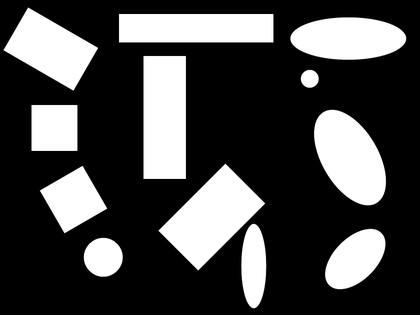
%> input picture Lab/Lab4/shapes.png, 420 x 315 px, shrunk from 960 x 720 before the run
$ octave Lab4.m   (GNU Octave 9; MATLAB toolbox functions it lacks are replaced by stand-ins)
%> lines starting %> are read from the running program, lines starting %| are printed output that depends on the picture
clear;
clc;
img=imread('shapes.png');
%> img is the input picture: size 315x420 uint8; min 0, max 255, mean 72.4
[components,count]=bwlabel(img,8);
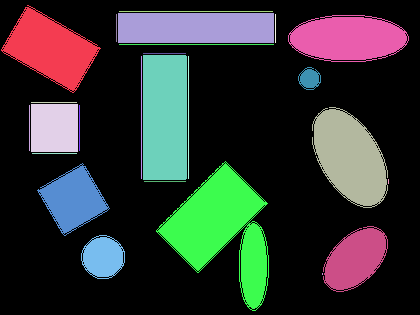
%> components: size 315x420 double; 26 distinct labels, from 0 to 25; one colour per label, 0 black
%> count = 25

for k=1:count
    N = length(find(components==k));
    [r,c] = find(components == k);          % for region 1, for example.
    cMean = mean(c); 		 		% To find the column mean.
    rMean = mean(r);
    cNorm = c-cMean;				% Subtracts the mean from the whole array
    rNorm = r-rMean;
    cNormSquared = (cNorm).^2;		% Squares the whole array at once
    rNormSquared = (rNorm).^2;
    crNormSquared = (cNorm).*(rNorm);
    csumSquared = sum(cNormSquared);	% Finds the sum of the given array
    rsumSquared = sum(rNormSquared);
    crsumSquared = sum(crNormSquared);
    a(1,1) = csumSquared / N;
    a(1,2) = crsumSquared / N;
    a(2,2) = rsumSquared / N;
    a(2,1) = a(1,2);

    [eigen_vector,eigen_value]=eig(a);
    elongation(k)=sqrt(max(eigen_value(1,1),eigen_value(2,2))/min(eigen_value(1,1),eigen_value(2,2)));
    p=bwtraceboundary(img,[r(1) c(1)],'e',8);
    perimeter(k)=sqrt((p(length(p),1)-p(1,1))^2+(p(length(p),2)-p(1,2))^2);
    for i=2:length(p)
        perimeter(k)=perimeter(k)+sqrt((p(i,1)-p(i-1,1))^2+(p(i,2)-p(i-1,2))^2);
    end
    circ(k)=perimeter(k)^2/N;
end
%> this loop made 25 passes
%> (N, cMean, rMean, csumSquared, rsumSquared, crsumSquared, eigen_vector, eigen_value) on passes 1 to 6: (4421, 51.25, 49.56, 2234714.2, 1417057.6, 701273.6, [0.498 -0.867; -0.867 -0.498], [229.4 0; 0 596.6]), (46, 30, 128.5, 0, 8107.5, 0, [1 0; 0 1], [0 0; 0 176.2]), (46, 54.5, 103, 8107.5, 0, 0, [0 1; 1 0], [0 0; 0 176.2]), (2256, 55, 128.5, 415104, 432964, 0, [1 0; 0 1], [184 0; 0 191.9]), (45, 55, 154, 7590, 0, 0, [0 1; 1 0], [0 0; 0 168.7]), (2773, 74.02, 200.1, 649868.8, 638635.5, -6040.3, [-0.399 -0.917; -0.917 0.399], [229.4 0; 0 235.3])
%> (N, r, c, cMean, rMean, rNorm, rNormSquared, csumSquared) on pass 23: (2, [274; 275], [323; 323], 323, 274.5, [-0.5; 0.5], [0.25; 0.25], 0)
%> after the loop, a = [0 0; 0 2]; circ = 25 values, max 612 at index 12, min 2 at index 23, mean 147.6; perimeter = 25 values, max 529.6 at index 17, min 2 at index 23, mean 195.3
